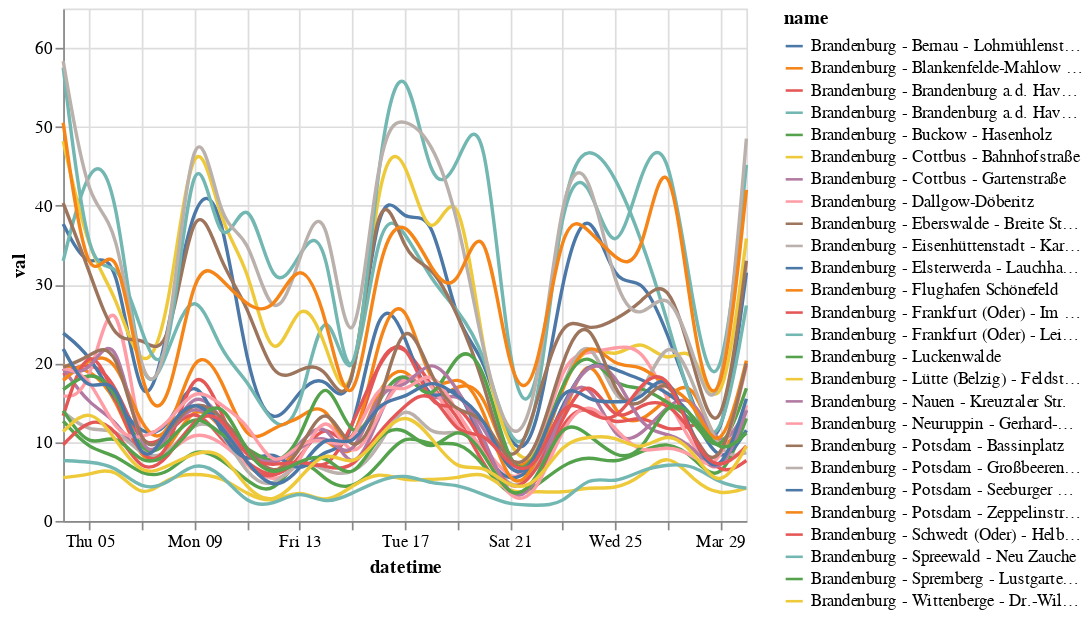

The notebook cell this image was saved under:
### Code cell
alt.Chart(brandenburg_rush_hour).mark_line(interpolate='basis').encode(
    x='datetime:T',
    y='val:Q',
    color='name:N'
)

### Figure 1 — Vega-Lite specification as saved in the notebook (floating-point values rounded to 4 significant figures; data arrays with more than 128 entries replaced by an {"elided": "..."} marker saying what was removed)
{"config": {"view": {"continuousWidth": 400, "continuousHeight": 300}}, "data": {"name": "data-28da0014b57c392f60359cd8574c717f"}, "mark": {"type": "line", "interpolate": "basis"}, "encoding": {"color": {"type": "nominal", "field": "name"}, "x": {"type": "temporal", "field": "datetime"}, "y": {"type": "quantitative", "field": "val"}}, "$schema": "https://vega.github.io/schema/vega-lite/v4.0.2.json", "datasets": {"data-28da0014b57c392f60359cd8574c717f": {"elided": "700 records"}}}
